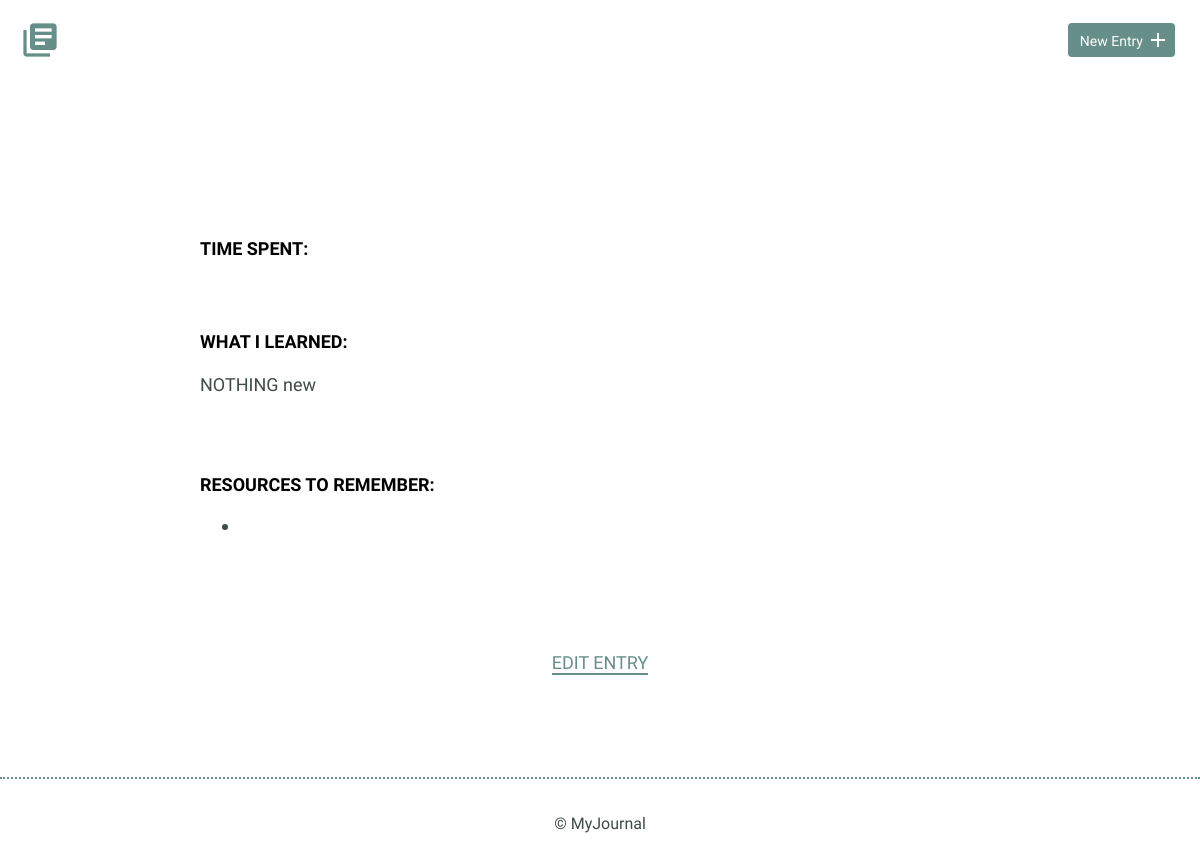
/detail.php?id=16, run on an earlier commit of the app's database.
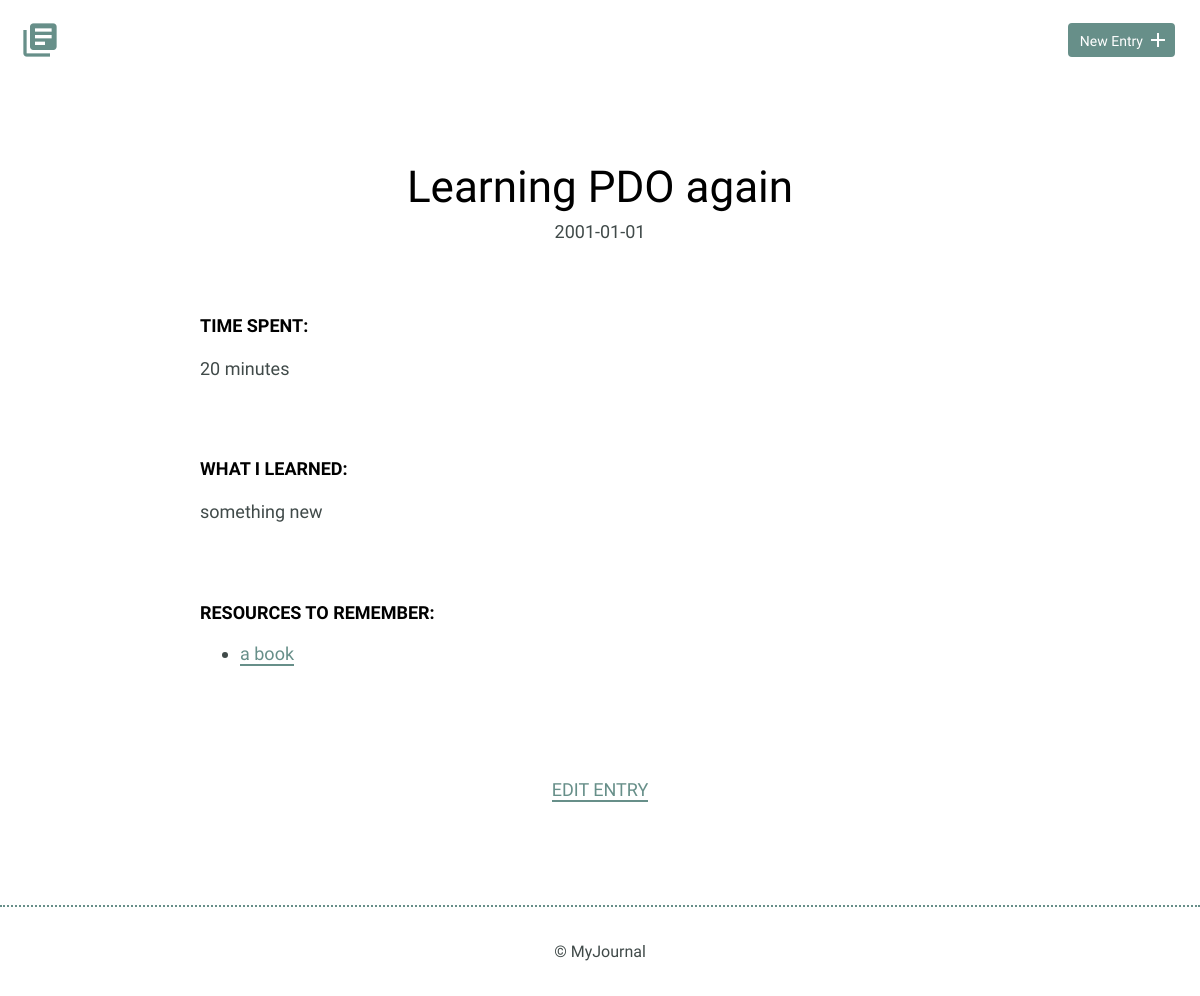
And on a later commit of the database.
### tables this page shows
CREATE TABLE "entries" (
	`id`	INTEGER,
	`title`	TEXT,
	`date`	TEXT,
	`time_spent`	INTEGER,
	`learned`	BLOB,
	`resources`	BLOB,
	PRIMARY KEY(`id`)
);

### detail.php (the view)
<?php
if(isset($_GET['id'])) {
    $id = filter_input(INPUT_GET,'id',FILTER_SANITIZE_NUMBER_INT);
}
include("inc/connection.php");
    try {
        $results = $db->prepare('SELECT * FROM entries WHERE id = ?');
        $results->bindParam(1, $id, PDO::PARAM_INT);
        $results->execute();
    } catch (Exception $e) {
        echo "Error!: " . $e->getMessage() . "</br>";
        return false;
    }
$details = $results->fetch(PDO::FETCH_ASSOC);
include("inc/header.php");
?>
<section>
    <div class="container">
        <div class="entry-list single">
            <article>
                <h1><?php echo $details['title']; ?></h1>
                <time datetime="2016-01-31"><?php echo $details['date']; ?></time>
                <div class="entry">
                    <h3>Time Spent: </h3>
                    <p><?php echo $details['time_spent']; ?></p>
                </div>
                <div class="entry">
                    <h3>What I Learned:</h3>
                    <p><?php echo $details['learned']; ?></p>
                </div>
                <div class="entry">
                    <h3>Resources to Remember:</h3>
                    <ul>
                        <li><a href=""><?php echo $details['resources']; ?></a></li>
                    </ul>
                </div>
            </article>
        </div>
    </div>
    <div class="edit">
        <p><a href="edit.php?id=<?php echo $details['id']; ?>"> Edit Entry</a></p>
    </div>
</section>
<?php include("inc/footer.php"); ?>

### inc/header.php (shortened to what this page needs)
<html>
    <head>
        <link rel="stylesheet" href="css/normalize.css">
        <link rel="stylesheet" href="css/site.css">
    </head>
    <body>
        <header>
            <div class="container">
                <div class="site-header">
                    <a class="logo" href="index.php"><i class="material-icons">library_books</i></a>
                    <a class="button icon-right" href="new.php"><span>New Entry</span> <i class="material-icons">add</i></a>
                </div>
            </div>
        </header>

### inc/footer.php
<footer>
    <div>
        &copy; MyJournal
    </div>
</footer>
</body>
</html>

### css/site.css (style rules this page uses)
body { font-size: 16px; color: #404a49; font-family: 'Cousine', serif; font-weight: 400; }
.container { margin: 0 auto; padding: 0 25px; }
header .site-header { margin: 0 auto; height: 95px; }
header .logo i { color: #678f89; margin: 20px 0 0 -5px; float: left; font-size: 40px; }
header .button { float: right; margin: 33px 0 0 0; }
footer { text-align: center; padding: 35px 0; border-top: 2px dotted #678f89; }
.button { padding: 8px 10px 6px 10px; background: #678f89; border: 2px solid #678f89; border-radius: 4px; text-decoration: none; color: #FFF; position: relative; text-align: center; font-size: 14px; }
.button.icon-right { padding-right: 30px; top: -10px; }
.button.icon-right i { position: absolute; top: 3px; right: 3px; }
h1, h2, h3 { margin: 0; font-weight: 400; line-height: 1em; color: #000; }
h1 { font-size: 44px; margin-bottom: 12px; }
h3 { font-size: 18px; font-family: 'Work Sans', serif; font-weight: 600; text-transform: uppercase; }
p { line-height: 1.8em; font-size: 18px; }
p a { border-bottom: 2px solid #678f89; padding: 0; color: #678f89; text-decoration: none; }
ul li { line-height: 1.8em; font-size: 18px; }
ul li a { border-bottom: 2px solid #678f89; line-height: 1.8em; color: #678f89; text-decoration: none; }
.entry-list, .edit-entry, .new-entry { max-width: 800px; margin: 0 auto; padding: 70px 0 150px 0; }
.entry-list article { margin-bottom: 70px; text-align: center; }
.entry-list article:last-child { margin-bottom: 0; }
.entry-list.single { padding-bottom: 70px; }
.entry-list.single time { font-size: 18px; }
.entry { max-width: 800px; margin: 75px auto 0 auto; text-align: left; }
.entry p { margin-bottom: 40px; }
.edit { padding-bottom: 80px; text-align: center; margin: 0 auto; }
.edit a { font-weight: 400; text-transform: uppercase; font-size: 18px; }

What changed in the data, as far as the page shows it:
changed entries: title (not shown) → "Learning PDO again"; date (not shown) → "2001-01-01"; time_spent (not shown) → "20 minutes"; learned "NOTHING new" → "something new"; resources (not shown) → "a book"
